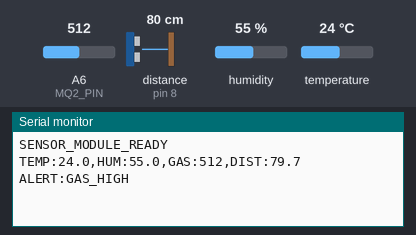
Simulated run of this sketch. Board: Arduino Nano, built with avr-gcc and run on an emulated ATmega328P. Parts: the last lines printed to the serial monitor. Wiring (inferred from the names in the program): ultrasonic range finder: trigger pin 7; echo pin 8. The inputs (shaded band) are chosen by the test bench; at power-on: distance to the obstacle (sensor on pin 8) 80 cm, humidity 55 %, A6 (MQ2_PIN) = 512, temperature 24 °C. The echo pulse lasts 58.3 µs per cm.

Above: at 3.2 s.
3.3 s: distance to the obstacle (sensor on pin 8) set to 2 cm
At 5.2 s:
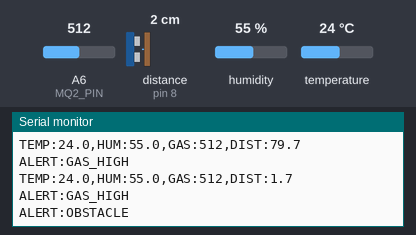
7.5 s: humidity set to 22 %
10.2 s: A6 (MQ2_PIN) set to 390
At 10.2 s:
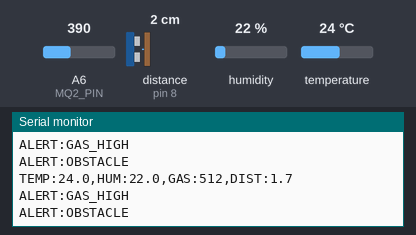
12.9 s: temperature set to 12 °C
At 15.3 s:
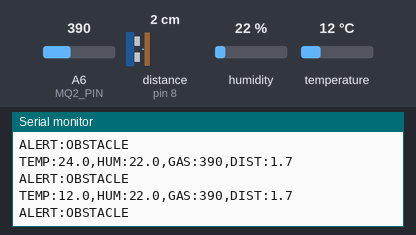
15.6 s: distance to the obstacle (sensor on pin 8) set to 4 cm
At 17.3 s:
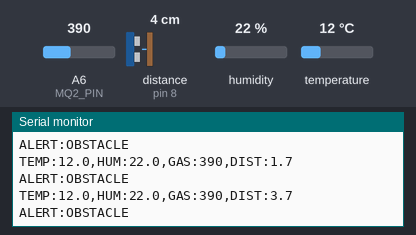
18.3 s: A6 (MQ2_PIN) set to 410
At 21.0 s:
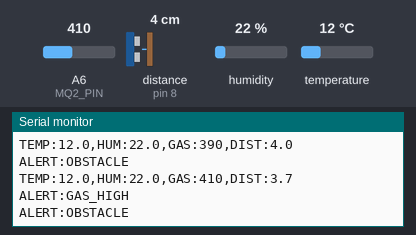
Timing chart, 0 to 22.0 s (numbered marks = the images above; inputs shaded):
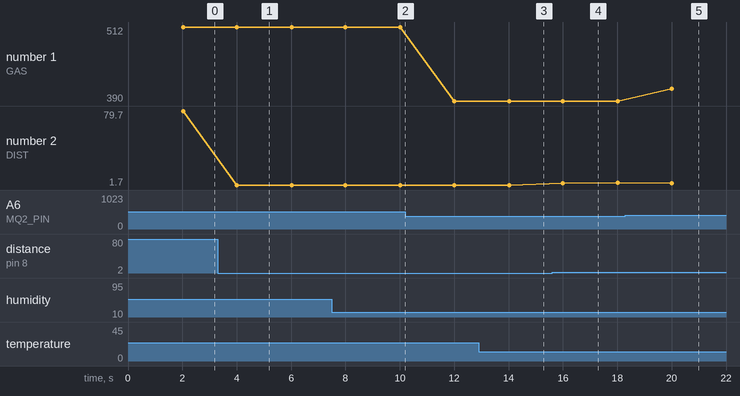

The sketch:

sensor_module.ino
```cpp
#include <DHT.h>

// ─── Pin Definitions ──────────────────────────────────────────────────────────
static const int DHT_PIN        = 2;
static const int MQ2_PIN        = A6;
static const int TRIG_PIN       = 7;
static const int ECHO_PIN       = 8;

// ─── DHT Configuration ────────────────────────────────────────────────────────
#define DHT_TYPE DHT11
DHT dht(DHT_PIN, DHT_TYPE);

// ─── Sampling ─────────────────────────────────────────────────────────────────
static const unsigned long SAMPLE_INTERVAL_MS = 2000; // 2 s between readings
static const int           GAS_ALERT_THRESHOLD = 400;  // raw ADC — tune for your environment
static const float         DIST_ALERT_CM       = 20.0; // cm — obstacle warning

static unsigned long lastSampleTime = 0;

// ─────────────────────────────────────────────────────────────────────────────
void setup() {
  Serial.begin(9600);
  dht.begin();

  pinMode(TRIG_PIN, OUTPUT);
  pinMode(ECHO_PIN, INPUT);
  digitalWrite(TRIG_PIN, LOW);

  Serial.println("SENSOR_MODULE_READY");
  delay(2000); // DHT11 warm-up
}

// Returns distance in cm, or -1.0 on timeout
float readUltrasonic() {
  digitalWrite(TRIG_PIN, LOW);
  delayMicroseconds(2);
  digitalWrite(TRIG_PIN, HIGH);
  delayMicroseconds(10);
  digitalWrite(TRIG_PIN, LOW);

  long duration = pulseIn(ECHO_PIN, HIGH, 30000); // 30 ms timeout
  if (duration == 0) return -1.0;
  return (duration * 0.0343) / 2.0;
}

void loop() {
  unsigned long now = millis();
  if (now - lastSampleTime < SAMPLE_INTERVAL_MS) return;
  lastSampleTime = now;

  // --- DHT11 ---
  float temperature = dht.readTemperature();
  float humidity    = dht.readHumidity();

  if (isnan(temperature) || isnan(humidity)) {
    Serial.println("DHT_ERROR");
    return;
  }

  // --- MQ2 Gas ---
  int gasRaw = analogRead(MQ2_PIN);

  // --- Ultrasonic ---
  float distanceCm = readUltrasonic();

  // --- Publish over Serial (CSV for Raspberry Pi to parse) ---
  Serial.print("TEMP:"); Serial.print(temperature, 1);
  Serial.print(",HUM:"); Serial.print(humidity, 1);
  Serial.print(",GAS:"); Serial.print(gasRaw);
  Serial.print(",DIST:"); Serial.println(distanceCm, 1);

  // --- Local alerts via Serial ---
  if (gasRaw > GAS_ALERT_THRESHOLD) {
    Serial.println("ALERT:GAS_HIGH");
  }
  if (distanceCm > 0 && distanceCm < DIST_ALERT_CM) {
    Serial.println("ALERT:OBSTACLE");
  }
}
```

Measured:
- after the input at 3.3 s, the serial monitor: prints a new line after 0.70 s (image 1)
- after the input at 12.9 s, the serial monitor: prints a new line after 1.1 s (image 3)
- after the input at 15.6 s, the serial monitor: prints a new line after 0.40 s (image 4)
- after the input at 18.3 s, the serial monitor: prints a new line after 1.7 s (image 5)
- plotted number 1: 512 → 390 after the input at 10.2 s, 390 → 410 after the input at 18.3 s
- plotted number 2: 79.7 → 1.7 after the input at 3.3 s, 1.7 → 4 after the input at 15.6 s
